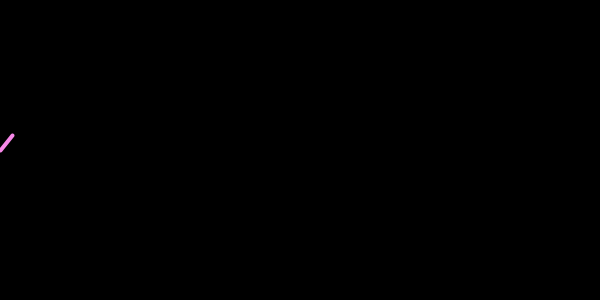
Frame 1 (no input)
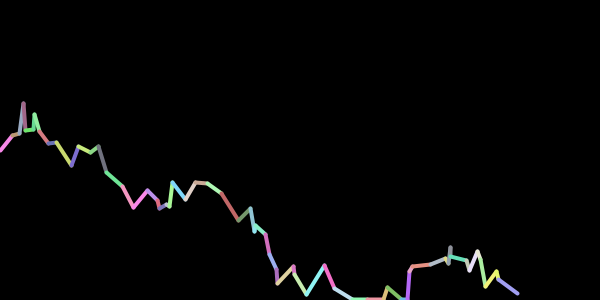
Frame 60 (the mouse pressed at the canvas centre just before this capture)
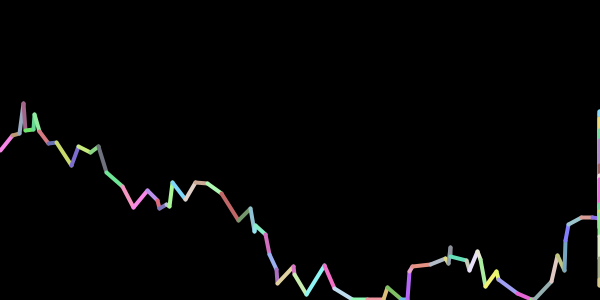
Frame 120 (the mouse held since frame 60 and released just before this capture)

The Processing sketch that drew these frames (run headless with seeded random() and noise(); from frame 60 on, the mouse is pressed at the canvas centre):

// Processing sketch: processing_170212
// ── processing_170212.pde

// Learning Processing
// Daniel Shiffman
// http://www.learningprocessing.com

// Example 16-10: The scribbler mirror


// Two global variables
float x;
float y;
float r, g, b;



void setup() {
  size(600, 300);
  background(0);
  frameRate(5);

  // Start x and y in the center
  x = 0;
  y = height/2;



}

void draw() {


  // Pick a new x and y
  float newx = constrain(x + random(0, 20), 0, width-1);
  float newy = constrain(y + random(-30, 30), 0, height-1);

  // Find the midpoint of the line
  int midx = int((newx + x) / 2);
  int midy = int((newy + y) / 2);
  float r = random(100,255);
  float g = random(100,255);
  float b = random(100,255);
 // color c = (r, g, b);

  // Pick the color from the video, reversing x
  //color c = video.pixels[(width-1-midx) + midy*video.width];

  // Draw a line from x,y to the newx,newy
  stroke(r, g, b);
  strokeWeight(4);
  line(x, y, newx, newy);

  // Save newx, newy in x,y
  x = newx;
  y = newy;
  
}
